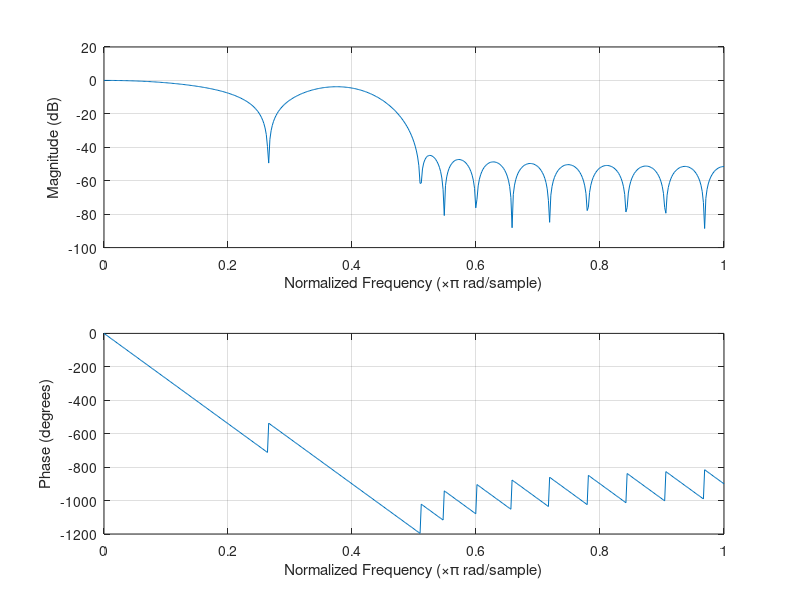
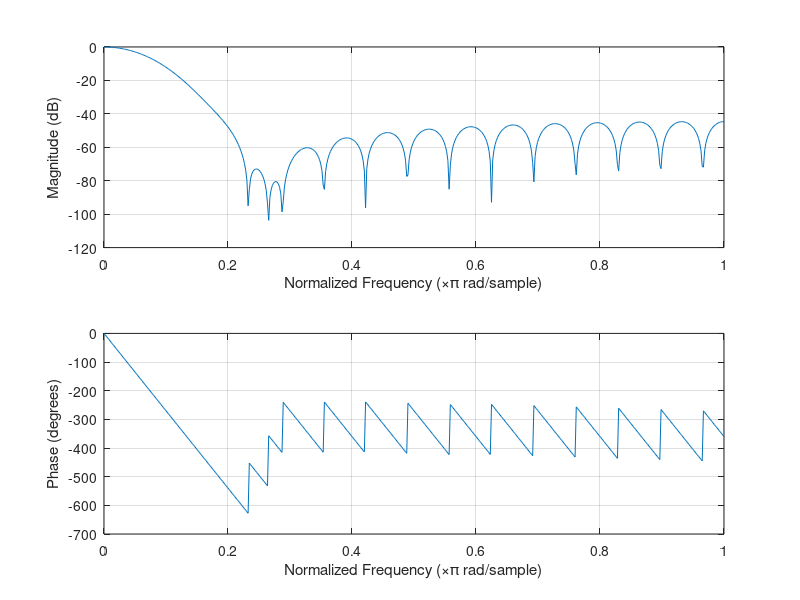
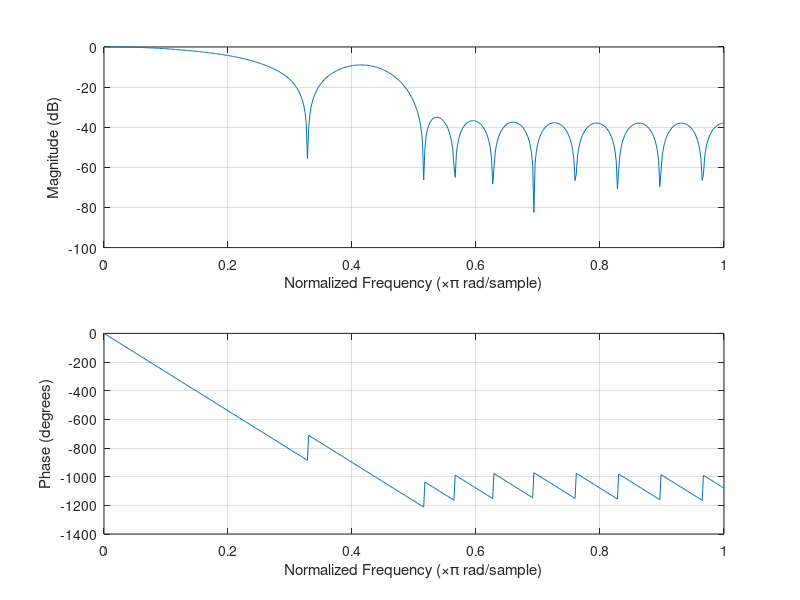
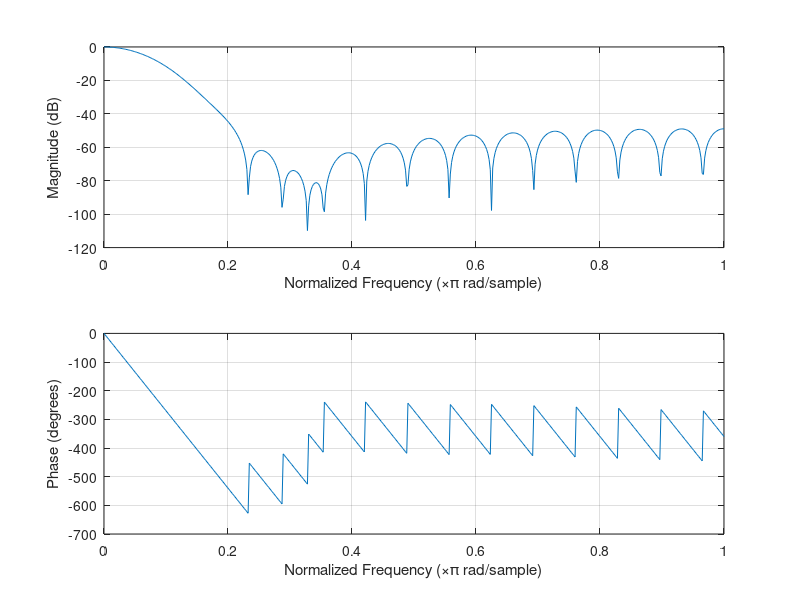

Recreate these plots in MATLAB, in order.
% SPDX-FileCopyrightText: 2026 Arntzen Software AS
% SPDX-FileContributor: Hans-Kristian Arntzen
% SPDX-License-Identifier: LGPL-3.0+

% Filter design for parallel-gs NTSC/PAL filtering.
pkg load signal;

% As defined by BT.601.
bt601_rate = 13.5e6;

% The subclock of PS2 seems to be 4x BT.601 rate.
subpixel_rate = 4 * bt601_rate;
subpixel_nyquist = subpixel_rate / 2;

ntsc_subcarrier = 315e6 / 88;
pal_subcarrier = 4.43361875e6;

% Grabbed some sensible values from a paper that discusses a physical NTSC/PAL impl in 1997,
% so it looks plausible that PS2 would ship something similar.
ntsc_luma_bw = 4.2e6;
ntsc_luma_stop = 6.75e6;
ntsc_chroma_bw = 1.3e6;
ntsc_chroma_stop = 2.0e6;

% PAL-B which was used in Norway.
pal_luma_bw = 5e6;
pal_luma_stop = 6.75e6;
pal_chroma_bw = 1.3e6;
pal_chroma_stop = 2.0e6;

% BT.1358 calls for 11.0 MHz until falloff start, but that's for progressive scan which scales everything up.
% These sampling rates assume interlaced video.
% For progressive scan which BT.1358 is defined for, the BT.601 rate of 13.5 MHz is doubled to 27 MHz.
% Chroma is half BW of luma as expected since sampling rate is 4:2:2 pattern.
ypbpr_luma_bw = 5.5e6;
ypbpr_luma_stop = 8e6;
ypbpr_chroma_bw = 2.8e6;
ypbpr_chroma_stop = 4e6;

% First stage of downsampling from 54 MHz to 27 MHz.
% Assume some zero-order hold behavior coming out of the CRTC due to its subclock behavior.
% Most likely it's just holding pixels until the horizontal divider clocks enough times.
% 640 * 4 = 2560
% 512 * 5 = 2560
% 256 * 10 = 2560
% etc ...
% Allow some aliasing to go through to keep filter length reasonable.
% We'll filter that away in the next pass.
ntsc_downsampling_filter = firls(14, [0, ntsc_luma_bw * 1.1, subpixel_nyquist * 0.7, subpixel_nyquist] / subpixel_nyquist, [1 1 0 0]);
pal_downsampling_filter = firls(14, [0, pal_luma_bw * 1.1, subpixel_nyquist * 0.7, subpixel_nyquist] / subpixel_nyquist, [1 1 0 0]);

% Encode filters at 27 MHz. Pure low-pass.
ntsc_luma_lp_encode = firls(30, [0, ntsc_luma_bw, ntsc_luma_stop, bt601_rate] / bt601_rate, [1 1 0 0]);
ntsc_chroma_lp_encode = firls(30, [0, ntsc_chroma_bw, ntsc_chroma_stop, bt601_rate] / bt601_rate, [1 1 0 0]);
pal_luma_lp_encode = firls(30, [0, pal_luma_bw, pal_luma_stop, bt601_rate] / bt601_rate, [1 1 0 0]);
pal_chroma_lp_encode = firls(30, [0, pal_chroma_bw, pal_chroma_stop, bt601_rate] / bt601_rate, [1 1 0 0]);

% Decoding composite is much harder.

% NTSC decode
% Suppress the luma DC which ends up at subcarrier freq after demodulating.
ntsc_chroma_lp_decode = exp(-0.02 * (-14 : 14) .* (-14 : 14));

ntsc_subcarrier_w = ntsc_subcarrier / (2 * bt601_rate);
subcarrier_zero = exp(2 * pi * j * ntsc_subcarrier_w);
subcarrier_notch = real(conv([1, -subcarrier_zero], [1, -conj(subcarrier_zero)]));
subcarrier_notch = subcarrier_notch' / sum(subcarrier_notch);
ntsc_chroma_lp_decode = conv(ntsc_chroma_lp_decode, subcarrier_notch);

ntsc_bands = [0, ntsc_luma_bw, ntsc_luma_stop, bt601_rate];
ntsc_luma_lp_decode = firls(30 - 2, ntsc_bands / bt601_rate, [1 1 0 0]);
ntsc_luma_lp_decode = conv(ntsc_luma_lp_decode, subcarrier_notch);

% PAL decode
% Just use different carrier freqs.
pal_chroma_lp_decode = exp(-0.02 * (-14 : 14) .* (-14 : 14));

pal_subcarrier_w = pal_subcarrier / (2 * bt601_rate);
subcarrier_zero = exp(2 * pi * j * pal_subcarrier_w);
subcarrier_notch = real(conv([1, -subcarrier_zero], [1, -conj(subcarrier_zero)]));
subcarrier_notch = subcarrier_notch' / sum(subcarrier_notch);
pal_chroma_lp_decode = conv(pal_chroma_lp_decode, subcarrier_notch);

pal_bands = [0, pal_luma_bw, pal_luma_stop, bt601_rate];
pal_luma_lp_decode = firls(30 - 2, pal_bands / bt601_rate, [1 1 0 0]);
pal_luma_lp_decode = conv(pal_luma_lp_decode, subcarrier_notch);

ntsc_luma_lp_decode = ntsc_luma_lp_decode / sum(ntsc_luma_lp_decode);
pal_luma_lp_decode = pal_luma_lp_decode / sum(pal_luma_lp_decode);
ntsc_chroma_lp_decode = ntsc_chroma_lp_decode / sum(ntsc_chroma_lp_decode);
pal_chroma_lp_decode = pal_chroma_lp_decode / sum(pal_chroma_lp_decode);

% Normalize the filters so that DC gain is exactly 0.0 dB.
ntsc_downsampling_filter = ntsc_downsampling_filter / sum(ntsc_downsampling_filter);
ntsc_luma_lp_encode = ntsc_luma_lp_encode / sum(ntsc_luma_lp_encode);
ntsc_chroma_lp_encode = ntsc_chroma_lp_encode / sum(ntsc_chroma_lp_encode);
ntsc_luma_lp_decode = ntsc_luma_lp_decode / sum(ntsc_luma_lp_decode);
ntsc_chroma_lp_decode = ntsc_chroma_lp_decode / sum(ntsc_chroma_lp_decode);

% Bandpass filters for Y / C separation.
chroma_bandpass = firls(30, [0, pal_chroma_bw * 0.5, pal_chroma_stop * 0.75, bt601_rate] / bt601_rate, [1 1 0 0])';
chroma_bandpass = chroma_bandpass / sum(chroma_bandpass);
ntsc_chroma_bandpass = 2.0 * chroma_bandpass .* cos((2 * pi * ntsc_subcarrier / (bt601_rate * 2)) * (-15 : 15));
pal_chroma_bandpass = 2.0 * chroma_bandpass .* cos((2 * pi * pal_subcarrier / (bt601_rate * 2)) * (-15 : 15));

%h = figure();
%set(h, 'Name', 'NTSC chroma bandpass filter');
%freqz(ntsc_chroma_bandpass);

%h = figure();
%set(h, 'Name', 'PAL chroma bandpass filter');
%freqz(pal_chroma_bandpass);


pal_downsampling_filter = pal_downsampling_filter / sum(pal_downsampling_filter);
pal_luma_lp_encode = pal_luma_lp_encode / sum(pal_luma_lp_encode);
pal_chroma_lp_encode = pal_chroma_lp_encode / sum(pal_chroma_lp_encode);
pal_luma_lp_decode = pal_luma_lp_decode / sum(pal_luma_lp_decode);
pal_chroma_lp_decode = pal_chroma_lp_decode / sum(pal_chroma_lp_decode);

%h = figure();
%set(h, 'Name', 'NTSC downsample filter');
%freqz(ntsc_downsampling_filter);

%h = figure();
%set(h, 'Name', 'NTSC Y encode filter @ 27 MHz');
%freqz(ntsc_luma_lp_encode);

%h = figure();
%set(h, 'Name', 'NTSC UV encode filter @ 27 MHz');
%freqz(ntsc_chroma_lp_encode);

h = figure();
set(h, 'Name', 'NTSC Y decode filter @ 27 MHz');
freqz(ntsc_luma_lp_decode);

h = figure();
set(h, 'Name', 'NTSC UV decode filter @ 27 MHz');
freqz(ntsc_chroma_lp_decode);

%h = figure();
%set(h, 'Name', 'PAL downsample filter @ 27 MHz');
%freqz(pal_downsampling_filter);

%h = figure();
%set(h, 'Name', 'PAL Y encode filter @ 27 MHz');
%freqz(pal_luma_lp_encode);

%h = figure();
%set(h, 'Name', 'PAL UV encode filter @ 27 MHz');
%freqz(pal_chroma_lp_encode);

h = figure();
set(h, 'Name', 'PAL Y decode filter @ 27 MHz');
freqz(pal_luma_lp_decode);

h = figure();
set(h, 'Name', 'PAL UV decode filter @ 27 MHz');
freqz(pal_chroma_lp_decode);

ypbpr_downsampling_filter = firls(14, [0, ypbpr_luma_bw, subpixel_nyquist * 0.6, subpixel_nyquist] / subpixel_nyquist, [1 1 0 0]);
ypbpr_luma_filter = firls(30, [0, ypbpr_luma_bw, ypbpr_luma_stop, bt601_rate] / bt601_rate, [1 1 0 0]);
ypbpr_chroma_filter = firls(30, [0, ypbpr_chroma_bw, ypbpr_chroma_stop, bt601_rate] / bt601_rate, [1 1 0 0]);

%h = figure();
%set(h, 'Name', 'YPbPr downsample filter');
%freqz(ypbpr_downsampling_filter);

%h = figure();
%set(h, 'Name', 'YPbPr luma filter @ 27 MHz');
%freqz(ypbpr_luma_filter);

%h = figure();
%set(h, 'Name', 'YPbPr chroma filter @ 27 MHz');
%freqz(ypbpr_chroma_filter);


assert(length(ntsc_downsampling_filter) == 15, "Length must be 15");
assert(length(ntsc_luma_lp_encode) == 31, "Length must be 31");
assert(length(ntsc_chroma_lp_encode) == 31, "Length must be 31");
assert(length(ntsc_luma_lp_decode) == 31, "Length must be 31");
assert(length(ntsc_chroma_lp_decode) == 31, "Length must be 31");
assert(length(ntsc_chroma_bandpass) == 31, "Length must be 31");

assert(length(pal_downsampling_filter) == 15, "Length must be 15");
assert(length(pal_luma_lp_encode) == 31, "Length must be 31");
assert(length(pal_chroma_lp_encode) == 31, "Length must be 31");
assert(length(pal_luma_lp_decode) == 31, "Length must be 63");
assert(length(pal_chroma_lp_decode) == 31, "Length must be 31");
assert(length(pal_chroma_bandpass) == 31, "Length must be 31");

assert(length(ypbpr_downsampling_filter) == 15, "Length must be 15");
assert(length(ypbpr_luma_filter) == 31, "Length must be 31");
assert(length(ypbpr_chroma_filter) == 31, "Length must be 31");

printf("#ifndef FILTERS_H_\n");
printf("#define FILTERS_H_\n");
printf("// Autogenerated by generate_analog_filters.m\n");
printf("const float DownsamplingKernelNTSC[16] = float[](\n");
printf("    0.0,\n");
printf("    %.10f,\n", ntsc_downsampling_filter(1:14));
printf("    %.10f);\n", ntsc_downsampling_filter(15));
printf("\n");
printf("const float LumaEncodeNTSC[31] = float[](\n");
printf("    %.10f,\n", ntsc_luma_lp_encode(1:30));
printf("    %.10f);\n", ntsc_luma_lp_encode(31));
printf("\n");
printf("const float ChromaEncodeNTSC[31] = float[](\n");
printf("    %.10f,\n", ntsc_chroma_lp_encode(1:30));
printf("    %.10f);\n", ntsc_chroma_lp_encode(31));
printf("\n");
printf("const float LumaDecodeNTSC[31] = float[](\n");
printf("    %.10f,\n", ntsc_luma_lp_decode(1:30));
printf("    %.10f);\n", ntsc_luma_lp_decode(31));
printf("\n");
printf("const float ChromaDecodeNTSC[31] = float[](\n");
printf("    %.10f,\n", ntsc_chroma_lp_decode(1:30));
printf("    %.10f);\n", ntsc_chroma_lp_decode(31));
printf("\n");
printf("const float DownsamplingKernelPAL[16] = float[](\n");
printf("    0.0,\n");
printf("    %.10f,\n", pal_downsampling_filter(1:14));
printf("    %.10f);\n", pal_downsampling_filter(15));
printf("\n");
printf("const float LumaEncodePAL[31] = float[](\n");
printf("    %.10f,\n", pal_luma_lp_encode(1:30));
printf("    %.10f);\n", pal_luma_lp_encode(31));
printf("\n");
printf("const float ChromaEncodePAL[31] = float[](\n");
printf("    %.10f,\n", pal_chroma_lp_encode(1:30));
printf("    %.10f);\n", pal_chroma_lp_encode(31));
printf("\n");
printf("const float LumaDecodePAL[31] = float[](\n");
printf("    %.8f,\n", pal_luma_lp_decode(1:30));
printf("    %.8f);\n", pal_luma_lp_decode(31));
printf("\n");
printf("const float ChromaDecodePAL[31] = float[](\n");
printf("    %.8f,\n", pal_chroma_lp_decode(1:30));
printf("    %.8f);\n", pal_chroma_lp_decode(31));
printf("\n");
printf("const float ChromaBandpassNTSC[31] = float[](\n");
printf("    %.10f,\n", ntsc_chroma_bandpass(1:30));
printf("    %.10f);\n", ntsc_chroma_bandpass(31));
printf("\n");
printf("const float ChromaBandpassPAL[31] = float[](\n");
printf("    %.10f,\n", pal_chroma_bandpass(1:30));
printf("    %.10f);\n", pal_chroma_bandpass(31));
printf("const float DownsamplingKernelYPbPr[16] = float[](\n");
printf("    0.0,\n");
printf("    %.10f,\n", ypbpr_downsampling_filter(1:14));
printf("    %.10f);\n", ypbpr_downsampling_filter(15));
printf("\n");
printf("const float LumaEncodeYPbPr[31] = float[](\n");
printf("    %.10f,\n", ypbpr_luma_filter(1:30));
printf("    %.10f);\n", ypbpr_luma_filter(31));
printf("\n");
printf("const float ChromaEncodeYPbPr[31] = float[](\n");
printf("    %.10f,\n", ypbpr_chroma_filter(1:30));
printf("    %.10f);\n", ypbpr_chroma_filter(31));
printf("\n");
printf("#endif\n");
